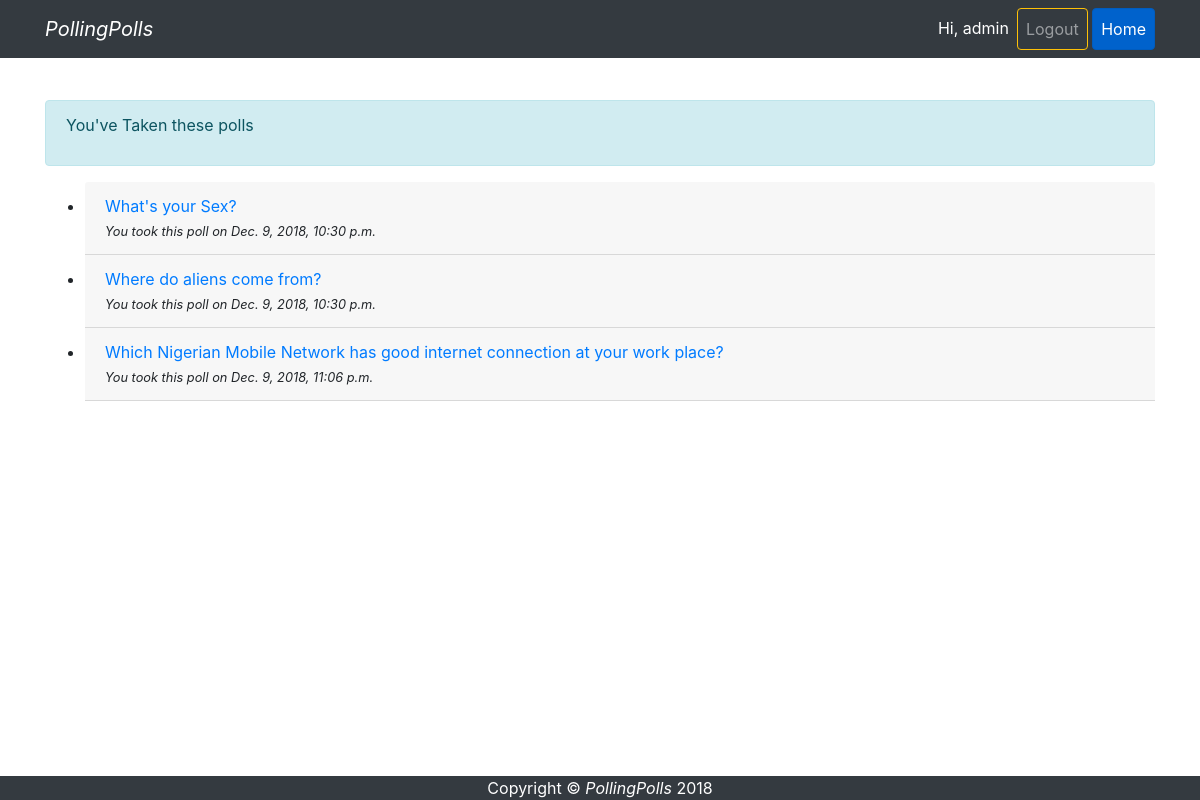
/taken_polls/ (signed in), run on the app's committed database.
### pollapp/models.py (models this page shows, shortened)
class TakenPoll(models.Model):
    user = models.CharField(max_length=200)
    poll = models.CharField(max_length=200)
    poll_id = models.BigIntegerField()
    time_taken = models.DateTimeField(default=timezone.now())

### pollapp/views.py (the view)
# urls.py: path('taken_polls/', views.TakenListView.as_view(), name='taken_poll_list'),
class TakenListView(ListView):
    template_name = 'pollapp/taken_poll_list.html'
    context_object_name = 'taken_poll_list'
    def get_queryset(self):
        return TakenPoll.objects.filter(user=self.request.user)

### pollapp/templates/pollapp/taken_poll_list.html
{% extends 'base.html' %}
{% block content %}
  <div class="container top">
    <div class="alert alert-info">
      <p>You've Taken these polls</p>
    </div>
    {% if taken_poll_list %}
      <ul>
        {% for poll in taken_poll_list %}
          <li class="card-header"><a href="{% url 'pollapp:poll_report' poll.poll_id%}">{{ poll.poll }}</a>
            <br><small><em>You took this poll on {{poll.time_taken}}</em></small>
          </li>
        {% endfor %}
      </ul>
    {% else %}
      <p>You've not taken any poll yet. Click <a href="{%url 'pollapp:poll_list'%} "></a> to start.</p>
    {% endif %}
  </div>
{% endblock content%}

### templates/base.html (shortened to what this page needs)
<!DOCTYPE html>
{% load static %}
<html lang="en">
  <head>
    <link href="{% static 'bootstrap_resources/bootstrap/css/bootstrap.min.css' %}" rel="stylesheet">
    <link href="{% static 'css/pagecss.css' %}" rel="stylesheet">
  </head>
  <body id="page-top">
    <nav class="navbar navbar-expand-lg navbar-dark bg-dark fixed-top" id="mainNav">
      <div class="container">
        <a class="navbar-brand js-scroll-trigger" href="{% url 'pollapp:home' %}"><em>PollingPolls</em></a>
        <div class="collapse navbar-collapse" id="navbarResponsive">
          <ul class="navbar-nav ml-auto">
            {% if user.is_authenticated%}
            <li class="nav-item">
              <a class="nav-link js-scroll-trigger active">Hi, {{user.username}}</a>
            </li>
            <li class="nav-item">
              <a class="nav-link js-scroll-trigger btn btn-outline-warning" href="{%url 'logout'%}">Logout</a>
            </li>
            {%endif%}
            <li class="nav-item">
              <a class="nav-link js-scroll-trigger btn btn-primary active" href="{%url 'pollapp:home'%}">Home</a>
            </li>
          </ul>
        </div>
      </div>
    </nav>
            {% block content %}
            {% endblock content %}
    <footer class="py-0 bg-dark fixed-bottom">
      <div class="container">
        <p class="m-0 text-center text-white">Copyright &copy; <em>PollingPolls</em> 2018</p>
      </div>
    </footer>
  </body>
</html>

### static/css/pagecss.css (style rules this page uses)
.top { padding-top: 100px; }

### data on the page
TakenPoll: poll "What's your Sex?", time_taken "Dec. 9, 2018, 10:30 p.m."
TakenPoll: poll "Where do aliens come from?", time_taken "Dec. 9, 2018, 10:30 p.m."
TakenPoll: poll "Which Nigerian Mobile Network has good internet connection at your work place?", time_taken "Dec. 9, 2018, 11:06 p.m."

### other printed values
{{ user.username }} "admin"
